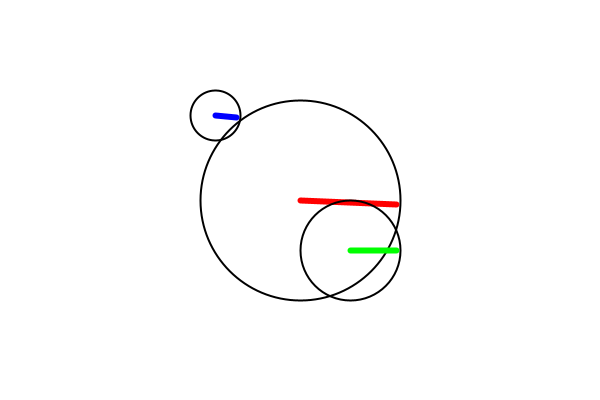
Frame 1 (no input)
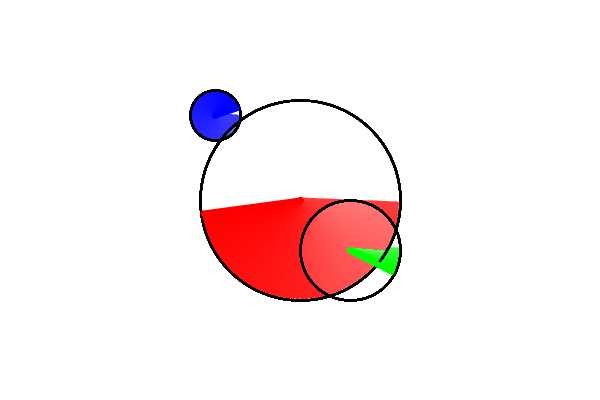
Frame 60 (the mouse pressed at the canvas centre just before this capture)
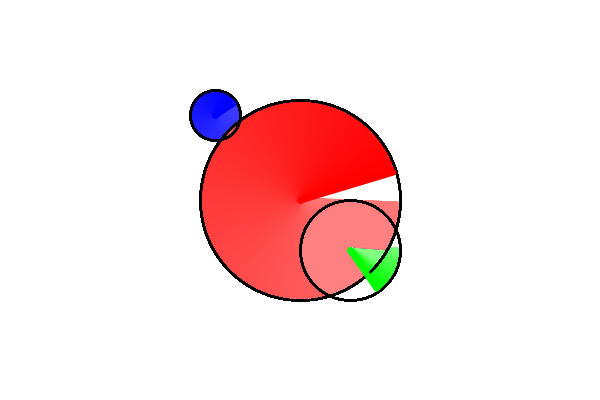
Frame 120 (the mouse held since frame 60 and released just before this capture)

The Processing sketch that drew these frames (run headless with seeded random() and noise(); from frame 60 on, the mouse is pressed at the canvas centre):

// Processing sketch: workshop_6b1
// ── workshop_6b1.pde
Wheel rueda1 = new Wheel(200, 0.05);
Wheel rueda2 = new Wheel(100, .008);
Wheel rueda3 = new Wheel(50, 0.1);

void setup() {
  size(600, 400); 
  pixelDensity(2);
  background(#FFFFFF);

  rueda1.setColor(#FF0000);
  rueda2.setColor(#00FF00);
  rueda3.setColor(#0000FF);
}

void draw() {  
  rueda1.updateWheel();
  rueda1.displayWheel(300, 200);

  rueda2.updateWheel();
  rueda2.displayWheel(350, 250);

  rueda3.updateWheel();
  rueda3.displayWheel(215, 115);
}




// ── Wheel.pde
public class Wheel {
    // Member Data
    float diameter;
    float angle;
    float speed;
    float x;
    float y;
    color line_color = #000000;

    // Constructors
    public Wheel () {
        diameter = 200;
        angle = 0;
        speed = 0.05;
        x = 300;
        y = 200;
    }

    public Wheel (float diain, float speedin) {
        diameter = diain;
        angle = 0;
        speed = speedin;
    }

    // Member Funcs
    public void updateWheel() {
        angle = angle + speed;
    }

    public void displayWheel(float xin, float yin) {
        x = xin;
        y = yin;
        stroke(0);  
        strokeWeight(2);
        fill(255, 255, 255, 1);
        ellipse(x, y, diameter, diameter);
        float linex = x + cos(angle) * (diameter/2 - 3);
        float liney = y + sin(angle) * (diameter/2 - 3);
        stroke(line_color);
        strokeWeight(6);
        colorMode(MULTIPLY);
        line(x, y, linex, liney);
        colorMode(BLEND);
    } 

    public void displayWheel() { 
        strokeWeight(2);
        fill(255, 255, 255, 2);
        ellipse(x, y, diameter, diameter);
        float linex = x + cos(angle) * (diameter/2 - 3);
        float liney = y + sin(angle) * (diameter/2 - 3);
        stroke(line_color);
        strokeWeight(6);
        colorMode(MULTIPLY);
        line(x, y, linex, liney);
        colorMode(BLEND);
    } 

    public void setColor(color cin) {
        line_color = cin;
    }
}
